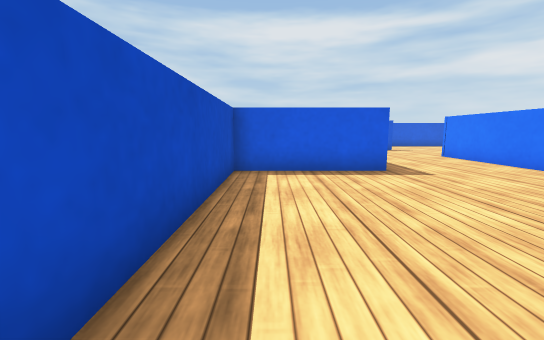
[1] (above)

24 first-person views from a walk through a robot-simulator world made for Webots. The camera is 0.25 m above the floor, tilts 8° down and sees 90° across. The floor is counted in squares, 0.25 m on a side. Each view is taken from the middle of a square. On the plan, view 1 faces up. The plan holds only what a view shows up to about 11 squares ahead; the rest is blank. Robots are left out. Webots' stock objects and surfaces are drawn as simple stand-ins.

[2]
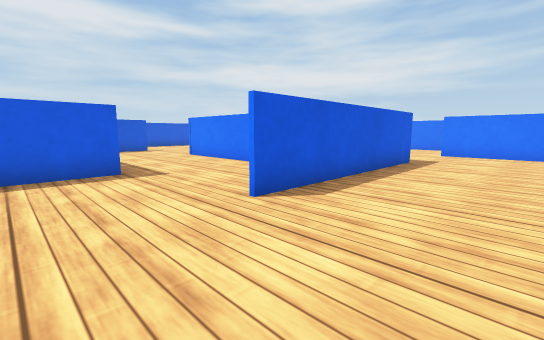

[3]
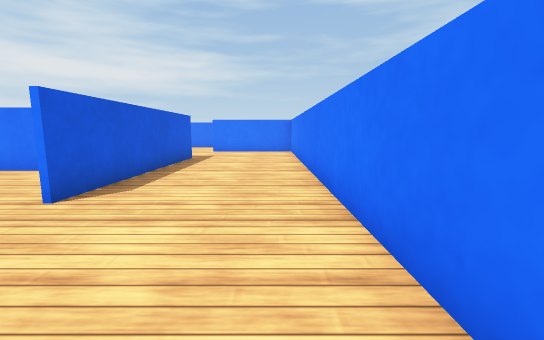

[4]
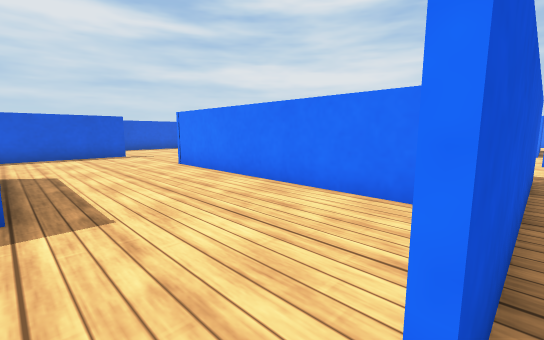

[5]
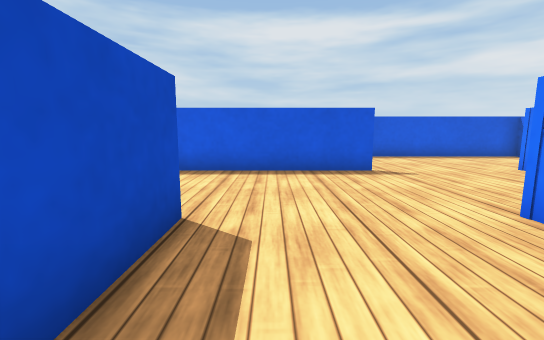

[6]
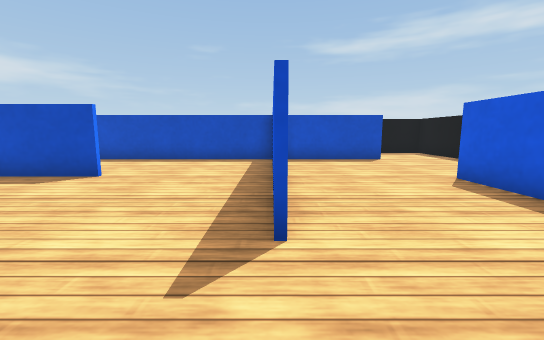

[7]
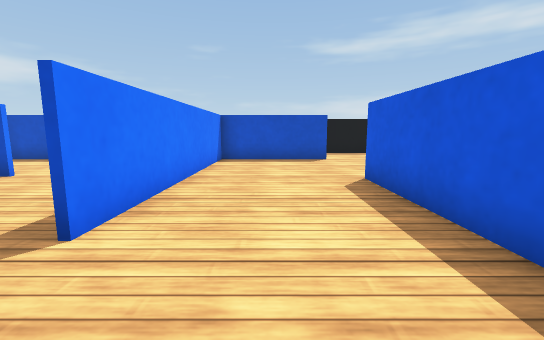

[8]
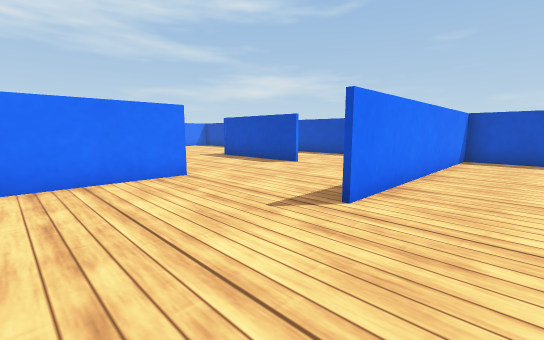

[9]
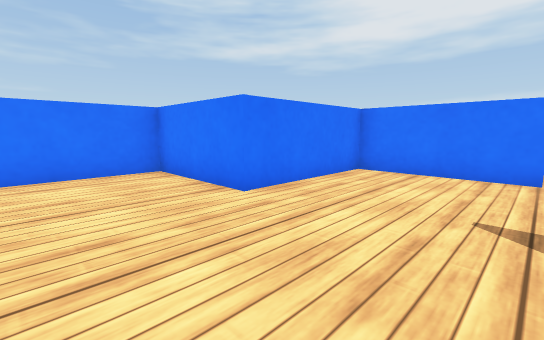

[10]
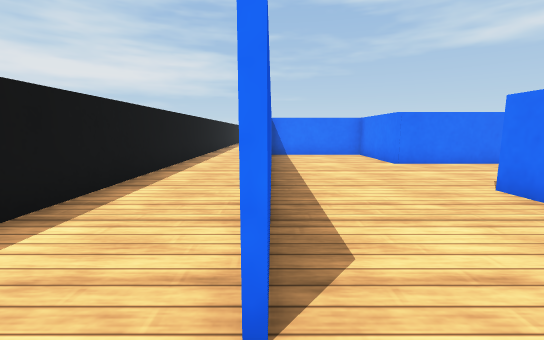

[11]
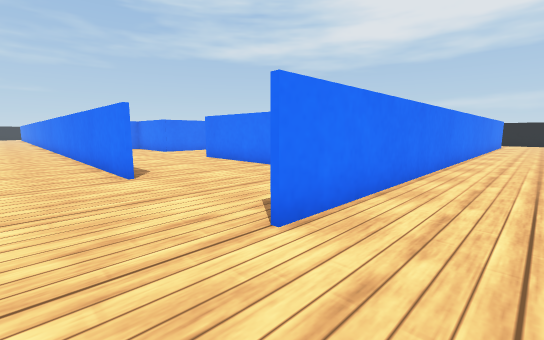

[12]
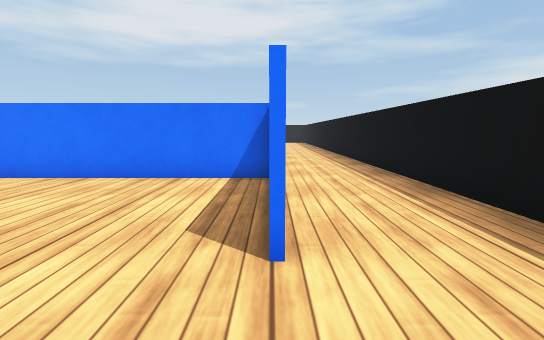

[13]
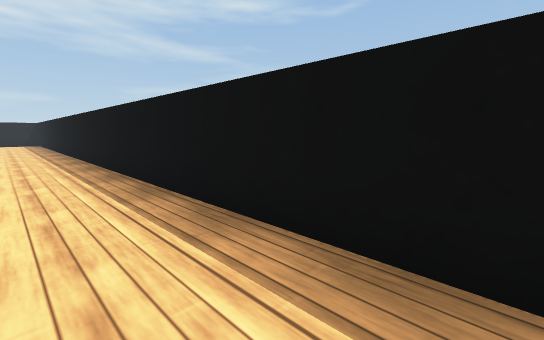

[14]
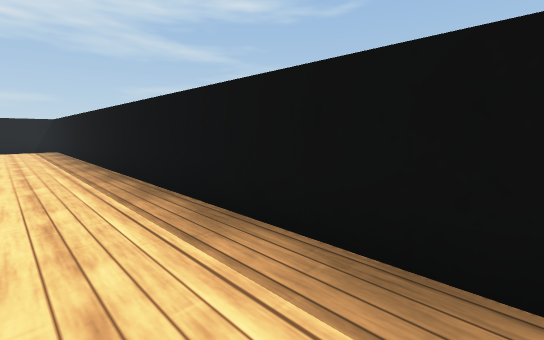

[15]
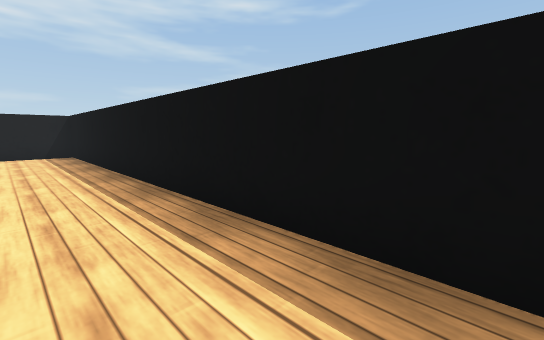

[16]
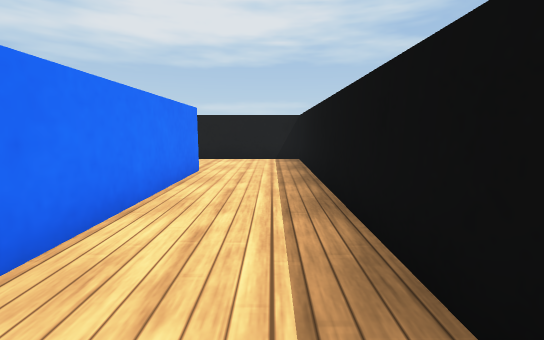

[17]
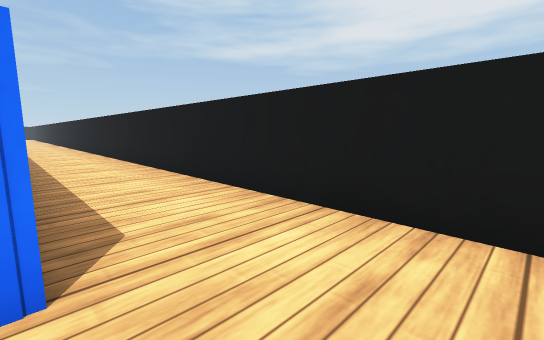

[18]
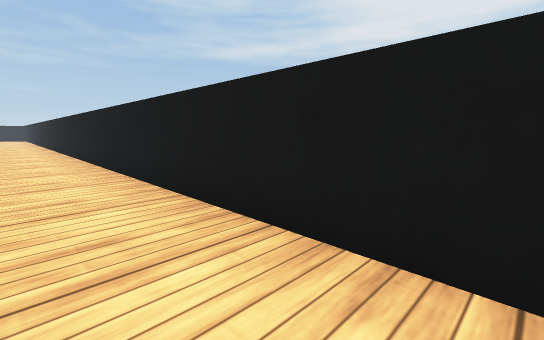

[19]
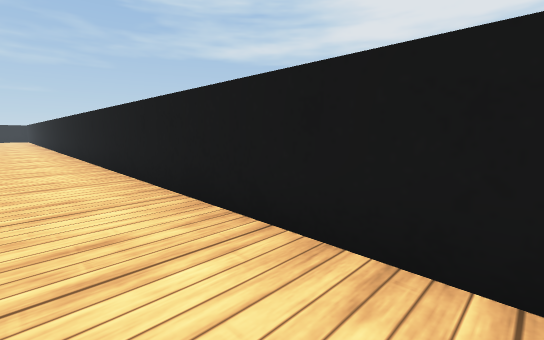

[20]
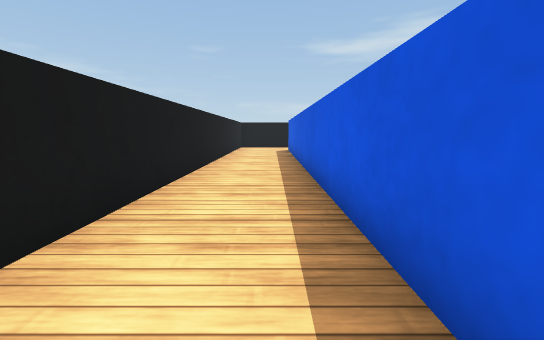

[21]
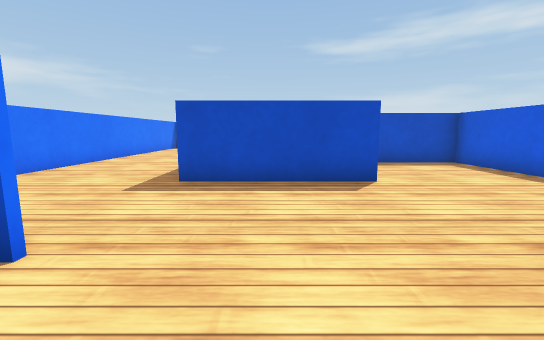

[22]
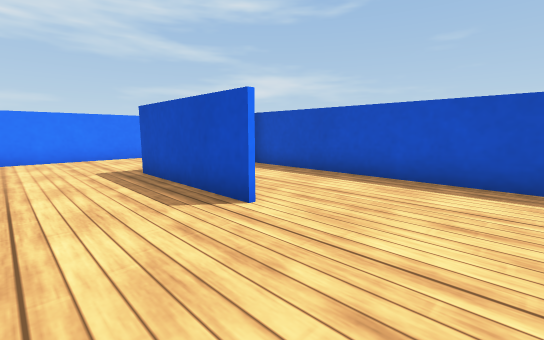

[23]
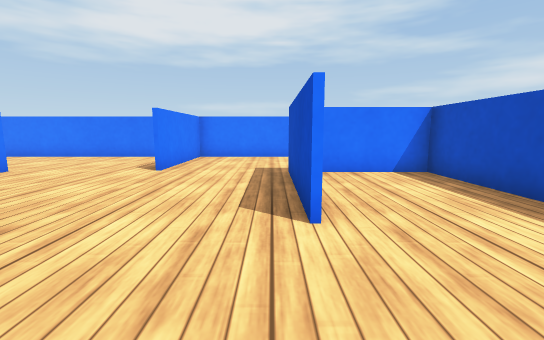

[24]
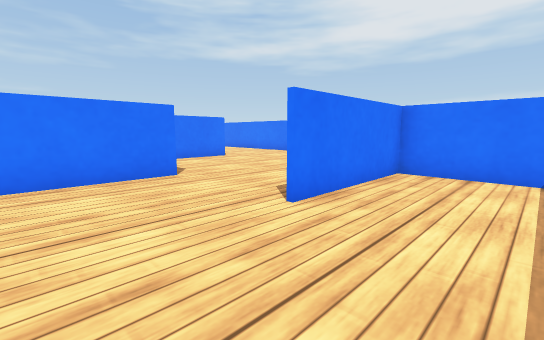

### Floor plan
Key: @ floor where view 1 was taken; # wall or solid block; . floor.
Columns run from 4 left of view 1 to 22 right of it. Each row starts with its distance up from view 1.
 22   ##     #########
 21 #.................
 20 #................
 19 #..#....###########
 18 #..#..............#
 17 #..#..............#
 16 #..#..............#
 15 #..########....####
 14 #..#...........#
 13 #..#...........#
 12 #..#...........#
 11 #..#...#...#####
 10 #..#...#...#......#
  9 #..#.. #...#......#
  8 #..#   #...#......#
  7 #..#####...#..##..#
  6 #..#.......#..##......
  5 #..#.......#..##......#
  4 #..#.......#..##......#
  3 #..#....########..#...#
  2 #..#..............#.....
  1 #..#..............#......
  0 #..#@.............#.......
 -1 #..########################
 -2 #..........................
 -3 #.........................
 -4 ##########################

Where each view was taken, in squares from view 1:
view 1: 0 up, 0 right, facing up
view 2: 0 up, 1 right, facing up-right
view 3: 0 up, 0 right, facing right
view 4: 3 up, 3 right, facing up-right
view 5: 8 up, 4 right, facing up
view 6: 15 up, 9 right, facing left
view 7: 17 up, 9 right, facing left
view 8: 17 up, 10 right, facing down-left
view 9: 18 up, 7 right, facing down-right
view 10: 19 up, 2 right, facing right
view 11: 21 up, 3 left, facing down-right
view 12: 21 up, 1 left, facing down
view 13: 21 up, 2 left, facing down-left
view 14: 13 up, 2 left, facing down-left
view 15: 9 up, 2 left, facing down-left
view 16: 6 up, 3 left, facing down
view 17: 1 down, 3 left, facing down-right
view 18: 2 down, 3 right, facing down-right
view 19: 2 down, 7 right, facing down-right
view 20: 2 down, 14 right, facing left
view 21: 5 up, 16 right, facing left
view 22: 10 up, 13 right, facing down-left
view 23: 10 up, 11 right, facing down
view 24: 10 up, 8 right, facing down-right
